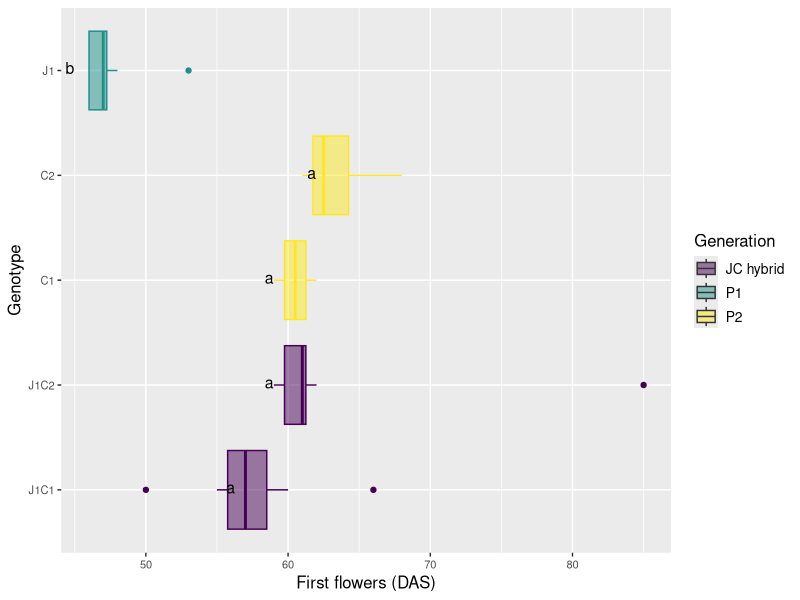

Generate this figure with R:
# Comparison 3X: first_flowers_DAS in JC hybrids
#load packages 
install.packages("multcompView")
install.packages("viridis")

library(viridis)
library(tidyverse)
library(dplyr)
library(ggplot2)
library(ggplot2)
library(ggpubr)
library(datasets)
library(multcompView)


# vollständige Rohdatentabelle laden ######
setwd("C:/Users/Helen Behn/Documents/R/EPPN Data Analysis/Final raw data table")
DATA <- read_csv("EPPN raw data complete 220419.csv")

#drop first column
DATA = DATA[,2:37]
View(DATA)

# subsetting
comp_3X <- DATA[DATA$Genotype %in% c("C1", "C2", "J1", "J1C1", "J1C2"), ]
head(comp_3X)
View(comp_3X)

#create column giving generation###############################################
comp_3X <- comp_3X %>%
  mutate(Generation = case_when(
    Genotype == "J1" ~ "P1",
    Genotype == "C1" ~ "P2",
    Genotype == "C2" ~ "P2",
    Genotype == "J1C1" ~ "JC hybrid",
    Genotype == "J1C2" ~ "JC hybrid"))
view(comp_3X)


# Boxplot with CLD nach Rosane Rech##########################################################
# loading the appropriate libraries
library(datasets)
library(ggplot2)
library(multcompView)
library(dplyr)

# analysis of variance
anova <- aov(first_flowers_DAS ~ Genotype, data = comp_3X)
summary(anova)

# Tukey's test
tukey <- TukeyHSD(anova)
print(tukey)

# compact letter display
cld <- multcompLetters4(anova, tukey)
print(cld)

# table with factors and 3rd quantile
Tk <- group_by(comp_3X, Genotype) %>%
  summarise(mean = round(mean(first_flowers_DAS, na.rm = TRUE), digits = 1), quant = round(quantile(first_flowers_DAS, probs = 0.75, na.rm = TRUE), digits = 1)) %>%
  arrange(desc(mean)) #WICHTIG: arrange(desc(mean)) muss hier rein!!!

# extracting the compact letter display and adding to the Tk table
cld <- as.data.frame.list(cld$Genotype)
Tk$cld <- cld$Letters

#create column giving generation###############################################
ANOVA_Tukey_3X <- Tk %>%
  mutate(Generation = case_when(
    Genotype == "J1" ~ "P1",
    Genotype == "C1" ~ "P2",
    Genotype == "C2" ~ "P2",
    Genotype == "J1C1" ~ "JC hybrid",
    Genotype == "J1C2" ~ "JC hybrid"))
view(ANOVA_Tukey_3X)

# Reorder factor levels in comp_3 and ANOVA_Tukey_3
comp_3Xord <- comp_3X                             
comp_3Xord$Genotype <- factor(comp_3Xord$Genotype,     
                             levels = c("J1C1", "J1C2", "C1", "C2", "J1"))

ANOVA_Tukey_3Xord <- ANOVA_Tukey_3X                             
ANOVA_Tukey_3Xord$Genotype <- factor(ANOVA_Tukey_3Xord$Genotype,     
                                    levels = c("J1C1", "J1C2", "C1", "C2", "J1"))

# boxplot first_flowers_DAS##############################################################
#ohne facet_wrap ###############
#boxplot ## first_flowers_DAS ###
ggplot(comp_3Xord, aes(Genotype, first_flowers_DAS, fill = Generation, color = Generation)) + 
  geom_boxplot() +
  labs(x="Genotype", y="First flowers (DAS)") +
  geom_text(data = ANOVA_Tukey_3Xord, aes(x = Genotype, y = quant, label = cld), color = "black", size = 4, vjust = 0.3, hjust = 4.5) +
  coord_flip() +
  theme(axis.title = element_text(size = 16),
        legend.text = element_text(size = 10),
        legend.title = element_text(size = 12),
        axis.title.x = element_text(size = 12),
        axis.title.y = element_text(size = 12),
        axis.text.x = element_text(size = 8),
        axis.text.y = element_text(size = 8)) +
  scale_color_viridis(discrete = TRUE, option = "D", direction = 1, guide = "none", alpha = 1) +  #legend removed by guide = "none" 
  scale_fill_viridis(discrete = TRUE, option = "D", direction = 1, alpha = 0.5)
